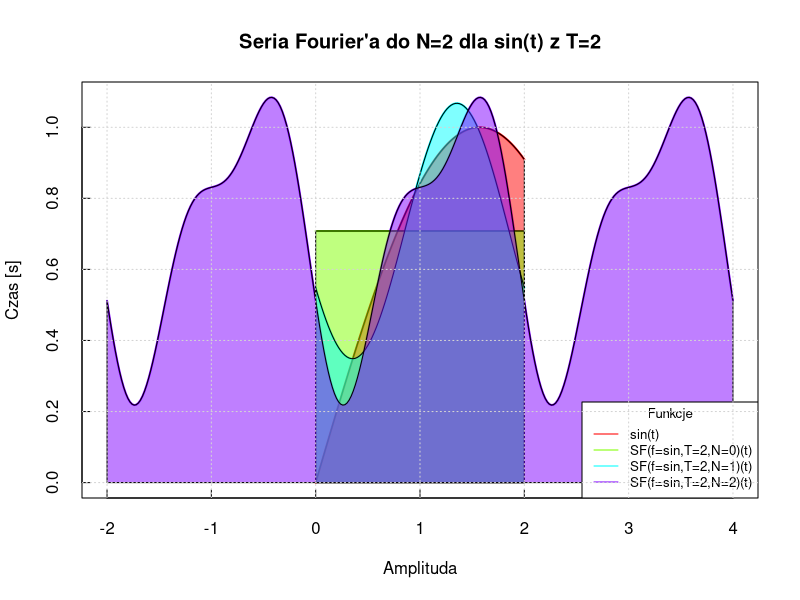
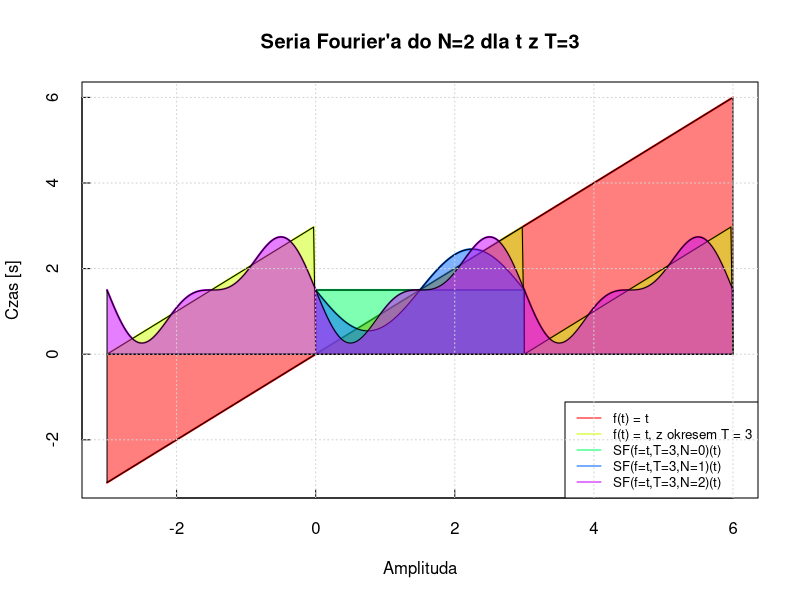
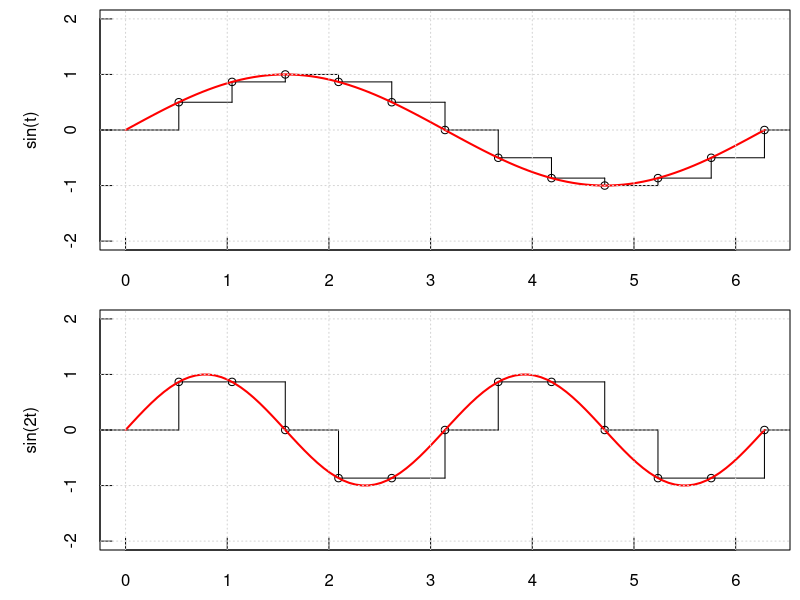
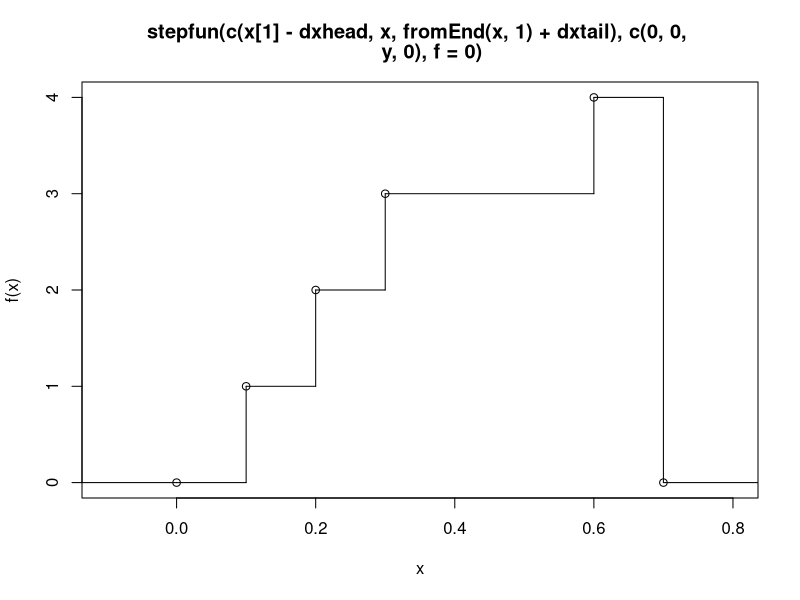
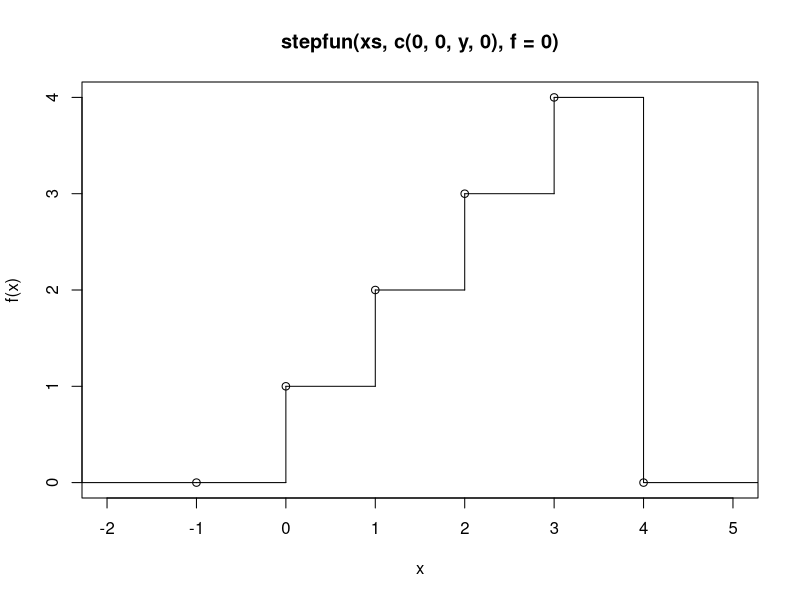

Here is the R script that generated these plots, in order:
## ---- chunk 1

## zmienia funkcję f(t) o okresie T w szereg tej funkcji do N-tego wyrazu SF_fTN(t)
## przy N → ∞ wartości tych funkcji w punktach [0, T] są równe f(t):
## f(t) = SF_fT∞(t) 
GenerateSF_ftN <- function(f, T, N) {
  ## wartości współczynników a_0 i b_0 :
  ## integrate to funkcja licząca numerycznie wartość całki
  a_fT0_const <- integrate(f = f, lower = 0, upper = T)$value / T
  b_fT0_const <- 0

  ## funkcje obliczające a_k i b_k dla zadanej funkcji f, 
  ## jej okresu T, oraz indeksu k  
  a_fTk <- function(f, T, k) {
    integrand <- function(t) f(t)*cos(2*pi/T*k*t)
    integrate(f = integrand, lower = 0, upper = T)$value * 2 / T
  } 
  b_fTk <- function(f, T, k) {
    integrand <- function(t) f(t)*sin(2*pi/T*k*t)
    integrate(f = integrand, lower = 0, upper = T)$value * 2 / T
  } 
  
  ## funkcje obliczające k-ty wyraz szeregu 
  ##(na podstawie zadanej funkcji f, jej okresu T, oraz indeksu k):
  F_fTk <- function(f, T, k) { 
    a_fTk_const <- a_fTk(f,T,k)
    b_fTk_const <- b_fTk(f,T,k)
    # ɷ_kT = 2*pi/T*k
    function(t) a_fTk_const * cos(2*pi/T*k * t) + b_fTk_const * sin(2*pi/T*k *t )
  }
  
  if(N == 0) return(function(t) a_fT0_const + 0 * t)
  
  ## zbiór funkcji obliczających 1 do N-ty wyraz szeregu:
  F_fT1N <- sapply(1:N, function(k) F_fTk(f,T,k))
  
  ## funkcja sumująca szereg (poprzez kumulowanie wcześniejszych wartości)
  SF_ftN <- function(t) Reduce(
    # funkcja sumująca sumę wcześniejszych wyrazow z następnym wyrazem
    f = function(F_fT1kt_const, F_fTk) F_fT1kt_const + F_fTk(t), 
    # iterujemy funkcje obliczające k-ty wyraz szeregu
    x = F_fT1N, 
    # pierwszą sumą szeregu są współczynniki a_0 i b_0
    init = a_fT0_const + b_fT0_const
  )
  SF_ftN
}

# GenerateSF_ftN(sin, 2, 5)((0:10)/10*2)
## ---- chunk 2

## math expressions
# https://github.com/stefano-meschiari/latex2exp
# DescTools: Tools for Descriptive Statistics
# https://cran.r-project.org/web/packages/DescTools/index.html

## object inspection!!!!!!!!!!!!!:
inspect <- dput
inspect2 <- str
## application of list instead of arguments to function
# do.call("+", list(1,2))
## list append, concatension
# c(list(1,2,3), list("a","b","c"))


## transposes list of lists
## my implementation of purrr:transpose (list of list)
## eg.:
## ll <- list(a=list("1"=1,"2"=2), b=list("1"=3,"2"=4)) 
## tll <- transposeLoL(ll)
## ll[["a"]][["1"]] == tll[["1"]][["a"]] # TRUE
transposeLoL <- function(set) {
  getCol <- function(data, colName) Map(function(row) row[[colName]], data)
  Map(function(n, i) getCol(set, i), names(set[[1]]), 1:length(set[[1]]))
}

## makes one arg function f periodic with period T
periodize <- function(f, T) { force(T); function(t) f(t - floor(t/T) * T)}
## polygon vertexes coordinates between curve (x, y) and (x2, y2) as list(x,y)
polyVertexesBetween <- function(x, y, x2,y2) list(x=c(x, rev(x2)), y=c(y, rev(y2)))
## polygon vertexes coordinates between curve (x, y) and line (x, h) as list(x,y)
polyVertexesFrom <- function(x, y, h = 0) 
  polyVertexesBetween(x, y, x2 = c(x[1], x[length(x)]), y2 = c(h, h))
## add color transparency alpha, value between 0 (transparent) and 255 (opaque)
## using col2rgb, alpha 0 to 255
transparentize2 <- function(color, alpha = 128) col2rgb(color, alpha = TRUE)["alpha",] <- alpha
## using adjustcolor(color, alpha.f = alpha)
transparentize <- function(color, alpha = 0.5) adjustcolor(colors, alpha.f = alpha)

## add col column to list of list with rainbow colors
colorSet <- function(set, colors = rainbow(length(set))) 
  mapply(function(row, color) {row$col <- color; row;}, set, colors)

## colors for each row
colorsOfSet  <- function(set, alpha = 1) rainbow(length(set), alpha)
## polygons list(x,y) for each row
polyVertexesOfSet <- function(set) Map(function(row) polyVertexesFrom(row$x, row$y), set)
## range of selected columns (default x, y) returns ranges as list(x, y)
rangeOfSet <- function(set, colX = "x", colY = "y") {
  tset <- transposeLoL(set)
  list(x = range(tset[[colX]]), y = range(tset[[colY]]))
} 

## ---- chunk 3

ts <- (0:100)/100*2
ts2 <- (0:300)/300*6 - 2

# data as rows
set <- list(
  list(x=ts, y=sin(ts), legend="sin(t)")
  , list(x=ts, y=GenerateSF_ftN(sin, 2, 0)(ts), legend="SF(f=sin,T=2,N=0)(t)")
  , list(x=ts, y=GenerateSF_ftN(sin, 2, 1)(ts), legend="SF(f=sin,T=2,N=1)(t)")
  , list(x=ts2, y=GenerateSF_ftN(sin, 2, 2)(ts2), legend="SF(f=sin,T=2,N=2)(t)")
  # , list(x=ts, y=GenerateSF_ftN(sin, 2, 5)(ts), legend="SF(f=sin,T=2,N=5)(t)")
)
# data as columns
tset <- transposeLoL(set)
polygonVertexes <- polyVertexesOfSet(set)
colors <- colorsOfSet(set)
colors.semiTransp <- transparentize(colors) # make colors semitransparent
legends <- tset$legend
ranges <- rangeOfSet(set)
linetypes <- 1 # will be recycled



plot(ranges,      # 2 points - lower left corner, upper right corner
     type="n",    # don't plot anything, just prepare scales (from ranges) and defaults
     ann = FALSE, # don't generate axis labels, ... etc.
     tck = 0.02   # ticks relative length and orientation
     )
# plot lines
invisible(mapply(lines, x=tset$x, y=tset$y, type = "l", lwd = 2, col=colors ))
# plot fill
invisible(mapply(polygon, polygonVertexes, col = colors.semiTransp ))


title(main = "Seria Fourier'a do N=2 dla sin(t) z T=2",  # title
      xlab = "Amplituda", # x label
      ylab = "Czas [s]"  # y label
      # col.main = "black", # color of title (eg. "blue")
      # col.lab = "black",  # color of axis labels (eg. gray(.8))
      # cex.main = 1.2,       # magnification of title (1 = normal)
      # cex.lab = 1.0,      # magnification of labels (1 = normal)
      # font.main = 1,      # font type of title (1=norm,2=bold,3=italic,4=bolditalic,5=symbol)
      # font.lab = 2        # font type of labels
      )

legend("bottomright", 
       legend = legends, 
       lty = linetypes,  # legend items line types (1=straight)
       col=colors,       # legend items line colors
       title="Funkcje",  # legend title
       cex=0.8,            # legend text magnification
       )
grid()



## Saving to file whats visible
# invisible(dev.print(device = svg, "FurierSerie.svg"))
## ---- chunk 4
ts <- (0:100)/100*3
ts2 <- (0:300)/300*3*3 - 3*1

f <- function(t) t
f_periodic <- periodize(f, 3)
  
# data as rows
set <- list(
  list(x=ts2, y=f(ts2), legend="f(t) = t")
  , list(x=ts2, y=f_periodic(ts2), legend="f(t) = t, z okresem T = 3")
  , list(x=ts, y=GenerateSF_ftN(f, 3, 0)(ts), legend="SF(f=t,T=3,N=0)(t)")
  , list(x=ts, y=GenerateSF_ftN(f, 3, 1)(ts), legend="SF(f=t,T=3,N=1)(t)")
  , list(x=ts2, y=GenerateSF_ftN(f, 3, 2)(ts2), legend="SF(f=t,T=3,N=2)(t)")
  # , list(x=ts, y=GenerateSF_ftN(f, 3, 5)(ts), legend="SF(f=sin,T=3,N=5)(t)")
)
# data as columns
tset <- transposeLoL(set)
polygonVertexes <- polyVertexesOfSet(set)
colors <- colorsOfSet(set)
colors.semiTransp <- transparentize(colors) # make colors semitransparent
legends <- tset$legend
ranges <- rangeOfSet(set)
linetypes <- 1 # will be recycled

# plot page
plot(ranges, type="n", ann = FALSE, tck = 0.02)
# plot lines
invisible(mapply(lines, x=tset$x, y=tset$y, type = "l", lwd = 2, col=colors ))
# plot fill
invisible(mapply(polygon, polygonVertexes, col = colors.semiTransp ))

title(main = "Seria Fourier'a do N=2 dla t z T=3",  # title
      xlab = "Amplituda", # x label
      ylab = "Czas [s]"  # y label
      )

legend("bottomright", legend = legends, lty = linetypes, col=colors, cex=0.8)
grid()
## ---- chunk 5
fourierCoefficients <- function(f, T, N) {
  ## wartości współczynników a_0 i b_0 :
  ## integrate to funkcja licząca numerycznie wartość całki
  a_fT0_const <- integrate(f = f, lower = 0, upper = T)$value / T
  b_fT0_const <- 0

  ## funkcje obliczające a_k i b_k dla zadanej funkcji f, 
  ## jej okresu T, oraz indeksu k  
  a_fTk <- function(f, T, k) {
    integrand <- function(t) f(t)*cos(2*pi/T*k*t)
    integrate(f = integrand, lower = 0, upper = T)$value * 2 / T
  } 
  b_fTk <- function(f, T, k) {
    integrand <- function(t) f(t)*sin(2*pi/T*k*t)
    integrate(f = integrand, lower = 0, upper = T)$value * 2 / T
  } 
  
  ## zbiór współczynników a dla k = 1 do N:
  a_fT1N_const <- sapply(1:N, function(k) a_fTk(f,T,k))
  ## zbiór współczynników a dla k = 1 do N:
  b_fT1N_const <- sapply(1:N, function(k) b_fTk(f,T,k))
  
  list(a=c(a_fT0_const, a_fT1N_const), b=c(b_fT0_const, b_fT1N_const))
}

fourierCoefficients(sin, 2, 2)
## ---- chunk 6
integrate(function(t) sqrt(1+0*t), 0, 2*pi)
2*pi
integrate(function(t) sqrt(1+4*cos(2*t)^2), 0, 2*pi)
integrate(function(t) sqrt(1+cos(t)^2), 0, 2*pi)
integrate(function(t) sin(t)^2, 0, 2*pi)
## ---- chunk 7

## https://www.datamentor.io/r-programming/subplot/
## https://cran.r-project.org/web/packages/egg/vignettes/Ecosystem.html


t <- (0:100)/100 * 2 * pi
dt <- (1:12)/12 * 2 * pi
stepSin_t = stepfun(dt, c(sin(0), sin(dt)))
stepSin_2t = stepfun(dt, c(sin(2*0), sin(2*dt)))

op <- par(mfrow = c(2,1), mai = c(0.5,1,0.1,0.1), tck = 0.05)


plot(stepSin_t, 
     main = NULL, xlab = NULL, ylab = "sin(t)", 
     xlim = c(0, 2*pi), ylim = c(-2,2), 
     tck = 0.05 )
lines(t, sin(t), col = "red", lwd = 2)
grid()


plot(stepSin_2t, 
     main = NULL, xlab = NULL, ylab = "sin(2t)", 
     xlim = c(0, 2*pi), ylim = c(-2,2), 
     tck = 0.05 )
lines(t, sin(2*t), col = "red", lwd = 2)
grid()


par(op)


## ---- chunk 8

fromEnd <- function(x, i = 1) { return( x[length(x) - i + 1] ) }

stepfunpacket <- function(x,y, 
         dxhead = x[2] - x[1], 
         dxtail = fromEnd(x, 1) - fromEnd(x, 2)) {
  f <- stepfun(
    c(x[1] - dxhead, x, fromEnd(x , 1) + dxtail), 
    c(0, 0, y, 0), 
    f = 0)
  return(f)
} 



stepfundiscrete <- function(y, dx = 1) {
  x <- (0:(length(y)-1))*dx
  xs <- c(-dx, x, fromEnd(x, 1) + dx)
  stepfun(xs, c(0, 0, y, 0), f = 0)
  # xs <- c(x, fromEnd(x, 1) + dx)
  # stepfun(xs, c(0, y, 0), f = 0)
}


f1 <- stepfunpacket(c(.1,.2,.3,.6), c(1,2,3,4), dxhead = 0.1, dxtail = 0.1)
f2 <- stepfundiscrete(c(1,2,3,4))

plot(f1)
plot(f2)
## ---- chunk 9


